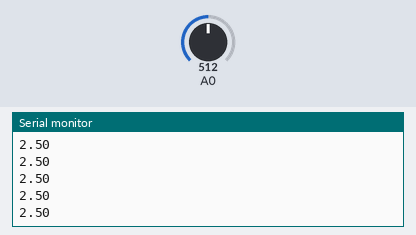
Bench run of a sketch on a simulated Arduino Uno, built with avr-gcc and run on an emulated ATmega328P. Shown: the last lines printed to the serial monitor. The inputs (shaded band) are chosen by the test bench; at power-on: A0 = 512.

Above: at 1.2 s.
1.3 s: A0 set to 716
At 2.1 s:
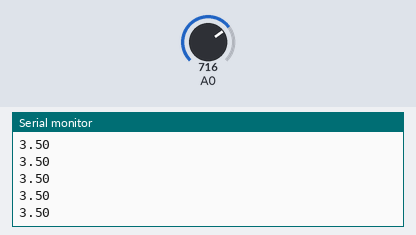
2.8 s: A0 set to 900
At 3.7 s:
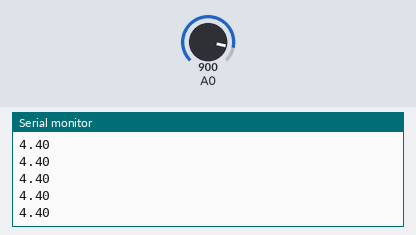
Timing chart, 0 to 5.8 s (numbered marks = the images above; inputs shaded):
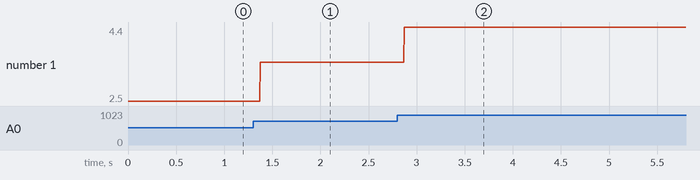

The sketch:

readAnalog.ino
```cpp
void setup() {
  Serial.begin(9600);

}

float mapf(float x, float in_min, float in_max, float out_min, float out_max){
  return (x - in_min) * (out_max - out_min) / (in_max - in_min) + out_min;
}

void loop() {
  // put your main code here, to run repeatedly:
  Serial.println(mapf(analogRead(A0),0,1023,0,5));

}
```

Measured:
- after the input at 1.3 s, the serial monitor: prints a new line after 0.07 s (image 1)
- after the input at 2.8 s, the serial monitor: prints a new line after 0.07 s (image 2)
- plotted number 1: 2.5 → 3.5 after the input at 1.3 s, 3.5 → 4.4 after the input at 2.8 s
